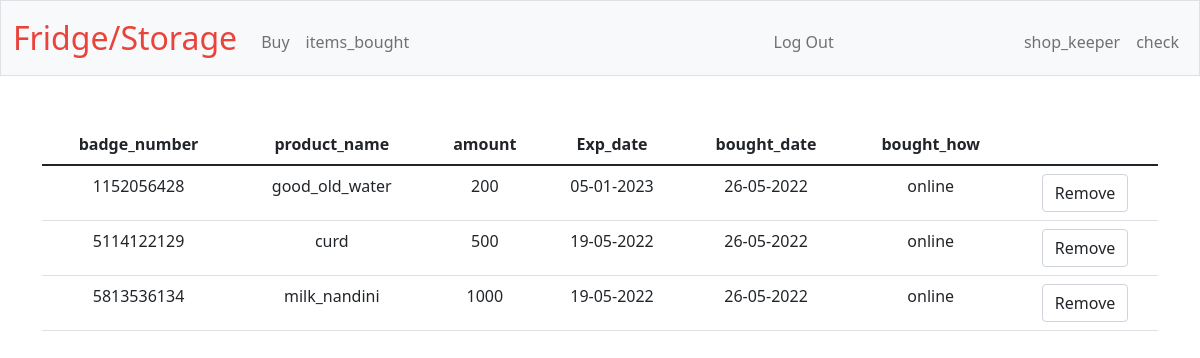
The page /items_bought (signed in) on the database its author committed.
### tables this page shows
CREATE TABLE transactions( id INTEGER PRIMARY KEY AUTOINCREMENT,
 user_id INTEGER NOT NULL,
 badge_number TEXT,
 product_name TEXT,
 amount INTEGER,
 now_amount INTEGER,
 exp_date DATE,
 bought_date DATE,
 last_used_time TIME,
 last_used_date DATE,
 status TEXT,
 bought_how TEXT,
 FOREIGN KEY(user_id) REFERENCES users(id));

### app.py (the view)
@app.route("/items_bought", methods= ["GET","POST"])
@login_required
def items_bought():
    if request.method == "POST":
        tag_id = request.form.get("dil")
        try:
            db.execute("UPDATE tag SET status = ? WHERE tag_id = ?",1,tag_id)
        except:
            print("tag was removed already")
            return apology("tag was removed already")
        db.execute("DELETE FROM transactions WHERE badge_number = ?",tag_id)
        return redirect("/items_bought")
    else:
        items = db.execute("SELECT * FROM transactions WHERE user_id = ?",session["user_id"])
        return render_template("items_bought.html",items = items)

### app.py (called while the page is built)
@app.after_request
def after_request(response):
    response.headers["Cache-Control"] = "no-cache, no-store, must-revalidate"
    response.headers["Expires"] = 0
    response.headers["Pragma"] = "no-cache"
    return response

### helpers.py (called while the page is built)
def login_required(f):
    @wraps(f)
    def decorated_function(*args, **kwargs):
        if session.get("user_id") is None:
            return redirect("/login")
        return f(*args, **kwargs)
    return decorated_function

### templates/items_bought.html (shortened to what this page needs)
{%extends "layout.html"%}
{% block main%}
<table class = "table tablestriped">
    <thead>
        <tr>
            <th>
                badge_number
            </th>
            <th>
                product_name
            </th>
            <th>
                amount
            </th>
            <th>
                Exp_date
            </th>
            <th>
                bought_date
            </th>
            <th>
                bought_how
            </th>
        </tr>
    </thead>
    <tbody>
        {%for itemz in items%}
        <tr>
            <td>
                {{itemz["badge_number"]}}
            </td>
            <td>
                {{itemz["product_name"]}}
            </td>
            <td>
                {{itemz["amount"]}}
            </td>
            <td>
                {{itemz["exp_date"]}}
            </td>
            <td>
                {{itemz["bought_date"]}}
            </td>
            <td>
                {{itemz["bought_how"]}}
            </td>
            <td>
                <form action="/items_bought" method="POST">
                    <button type = "submit"class="form-control mx-auto w-auto" >Remove</button>
                </form>
            </td>
        </tr>
        {%endfor%}
    </tbody>
{% endblock %}

### rows shown on the page
transactions: badge_number "1152056428", product_name "good_old_water", amount "200", exp_date "05-01-2023", bought_date "26-05-2022", bought_how "online"
transactions: badge_number "5114122129", product_name "curd", amount "500", exp_date "19-05-2022", bought_date "26-05-2022", bought_how "online"
transactions: badge_number "5813536134", product_name "milk_nandini", amount "1000", exp_date "19-05-2022", bought_date "26-05-2022", bought_how "online"
